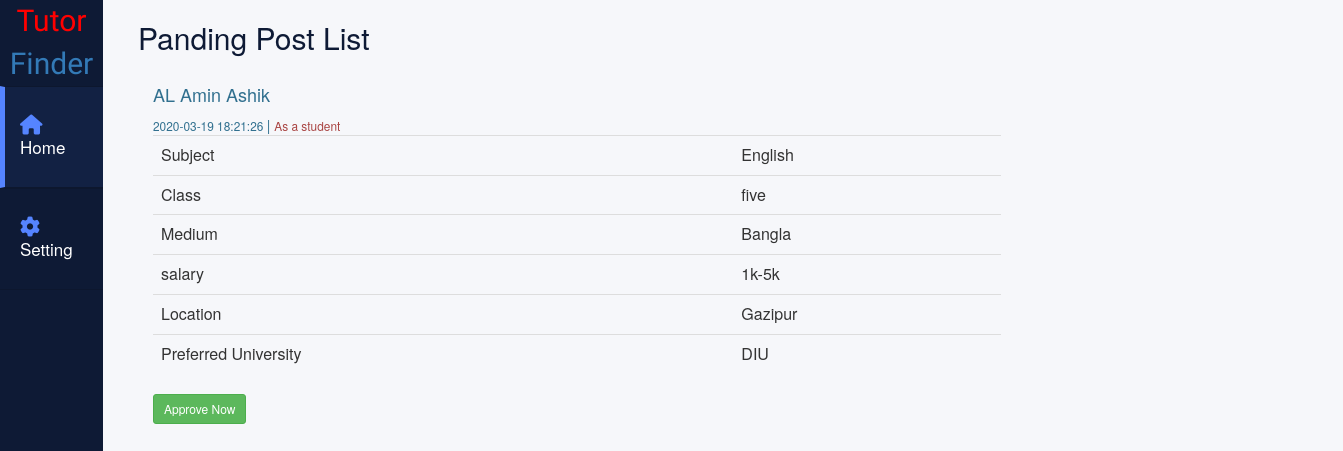
The page /deshboard.php on the database its author committed.
### tables this page shows
CREATE TABLE `post` (
  `id` int(100) NOT NULL,
  `name` varchar(100) NOT NULL,
  `class` varchar(100) NOT NULL,
  `medium` varchar(100) NOT NULL,
  `srange` varchar(200) NOT NULL,
  `location` varchar(100) NOT NULL,
  `university` varchar(100) NOT NULL,
  `type` varchar(100) NOT NULL,
  `subject` varchar(255) DEFAULT NULL,
  `timedate` varchar(255) DEFAULT NULL,
  `isApprove` tinyint(1) DEFAULT NULL,
  `userId` varchar(255) DEFAULT NULL
);

### html/deshboard.php (the view, shortened to what this page needs)
<head>
	<link href="//maxcdn.bootstrapcdn.com/bootstrap/3.3.0/css/bootstrap.min.css" rel="stylesheet" id="bootstrap-css">
	<link href="https://maxcdn.bootstrapcdn.com/font-awesome/4.6.3/css/font-awesome.min.css" rel="stylesheet">
	<link rel="stylesheet" href="../css/deshboard.css">
</head>
<body class="home">
    <div class="container-fluid display-table">
        <div class="row display-table-row">
            <div class="col-md-2 col-sm-1 hidden-xs display-table-cell v-align box" id="navigation">
                <div class="logo">
                   <a  class="logo" href="deshboard.php"><span style="color: red">Tutor</span> Finder</a>
                </div>
                <div class="navi">
                    <ul>
                        <li class="active"><a href="#"><i class="fa fa-home" aria-hidden="true"></i><span class="hidden-xs hidden-sm">Home</span></a></li>
                        <li><a href="#"><i class="fa fa-cog" aria-hidden="true"></i><span class="hidden-xs hidden-sm">Setting</span></a></li>
                    </ul>
                </div>
            </div>
            <div class="col-md-10 col-sm-11 display-table-cell v-align">
                <div class="user-dashboard text-info">
                    <h1>Panding Post List</h1>
            <div class="container">
<?php
include 'connect.php';
$sql = "SELECT * FROM post WHERE isApprove = false";
$result = $conn->query($sql);
if ($result->num_rows > 0) {?>
  <div class="card float-left">
    <?php while($row = $result->fetch_assoc())
    {?>
      <div class="row ">
        <div class="col-sm-9">
          <div class="card-block m">
            <h4 class="card-title font-weight-bold"><?php  echo "" . $row["name"]. " ";?></h4>
            <small class="text-info"><?php  echo "" . $row["timedate"]. " ";?></small> | <small class="text-info text-danger"><?php   echo "As a " . $row["type"]. "";?></small>
            <table class="table table-hover">
              <tbody>
                <tr>
                  <td>Subject</td>
                  <td><?php  echo "" . $row["subject"]. " ";?></td>
                </tr>
                <tr>
                  <td>Class</td>
                  <td><?php  echo "" . $row["class"]. " ";?></td>
                </tr>
                <tr>
                  <td>Medium</td>
                  <td><?php  echo "" . $row["medium"]. " ";?></td>
                </tr>
                <tr>
                  <td>salary</td>
                  <td><?php  echo "" . $row["srange"]. " ";?></td>
                </tr>
                <tr>
                  <td>Location</td>
                  <td><?php  echo "" . $row["location"]. " ";?></td>
                </tr>
                <tr>
                  <td>Preferred University</td>
                  <td><?php  echo "" . $row["university"]. " ";?></td>
                </tr>
              </tbody>
            </table>
            <a href="approve-post.php?postId=<?php  echo "" . $row["userId"]. " ";?>" class="btn btn-success btn-sm">Approve Now</a>
          </div>
        </div>
      </div>
    <?php }
  }
  else {
    echo "No Post Found Now";
  }
  ?>
</div>
</div>
                </div>
            </div>
        </div>
    </div>
</body>

### css/deshboard.css (style rules this page uses)
.logo { font-family: 'Odibee Sans', cursive; font-size: 30px; }
a:focus,a:hover,a { outline:none; text-decoration: none; }
li,ul { list-style: none; padding: 0; margin: 0; }
.home { background: #f6f7fa; }
#navigation { background: #0e1a35; }
#navigation { padding: 0; }
.display-table { display: table; padding: 0; height: 100%; width: 100%; }
.display-table-row { display: table-row; height: 100%; }
.display-table-cell { display: table-cell; float: none; height: 100%; }
.v-align { vertical-align: top; }
.navi i { font-size: 20px; }
#navigation { -webkit-transition: all 0.5s ease; -moz-transition: all 0.5s ease; -o-transition: all 0.5s ease; transition: all 0.5s ease; }
.logo { text-align: center; }
.navi a { border-bottom: 1px solid #0d172e; border-top: 1px solid #0d172e; color: #ffffff; display: block; font-size: 17px; font-weight: 500; padding: 28px 20px; text-decoration: none; }
.navi i { margin-right: 15px; color: #5584ff; }
.navi .active a { background: #122143; border-left: 5px solid #5584ff; padding-left: 15px; }
.hidden-xs { -webkit-transition: all 0.5s ease; -moz-transition: all 0.5s ease; -o-transition: all 0.5s ease; transition: all 0.5s ease; }
.user-dashboard { padding: 0 20px; }
.user-dashboard h1 { color: #0e1a35; font-size: 30px; font-weight: 500; margin: 0; padding: 21px 0; }

### rows shown on the page
post: name "AL Amin Ashik", timedate "2020-03-19 18:21:26", type "student", subject "English", class "five", medium "Bangla", srange "1k-5k", location "Gazipur", university "DIU"
